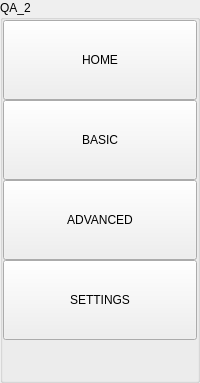
     <widget class="QGroupBox" name="QA_2">
      <property name="title">
       <string>QA_2</string>
      </property>
      <layout class="QGridLayout" name="gridLayout_59">
       <property name="sizeConstraint">
        <enum>QLayout::SetMinAndMaxSize</enum>
       </property>
       <property name="leftMargin">
        <number>0</number>
       </property>
       <property name="topMargin">
        <number>0</number>
       </property>
       <property name="rightMargin">
        <number>0</number>
       </property>
       <property name="bottomMargin">
        <number>0</number>
       </property>
       <property name="spacing">
        <number>0</number>
       </property>
       <item row="2" column="0">
        <widget class="QPushButton" name="QA_Adv">
         <property name="minimumSize">
          <size>
           <width>80</width>
           <height>80</height>
          </size>
         </property>
         <property name="text">
          <string>ADVANCED</string>
         </property>
         <property name="checkable">
          <bool>true</bool>
         </property>
         <property name="autoExclusive">
          <bool>true</bool>
         </property>
        </widget>
       </item>
       <item row="1" column="0">
        <widget class="QPushButton" name="QA_Basic">
         <property name="minimumSize">
          <size>
           <width>80</width>
           <height>80</height>
          </size>
         </property>
         <property name="text">
          <string>BASIC</string>
         </property>
         <property name="checkable">
          <bool>true</bool>
         </property>
         <property name="autoExclusive">
          <bool>true</bool>
         </property>
        </widget>
       </item>
       <item row="0" column="0">
        <widget class="QPushButton" name="QA_Home">
         <property name="minimumSize">
          <size>
           <width>80</width>
           <height>80</height>
          </size>
         </property>
         <property name="styleSheet">
          <string notr="true"/>
         </property>
         <property name="text">
          <string>HOME</string>
         </property>
         <property name="checkable">
          <bool>true</bool>
         </property>
         <property name="autoExclusive">
          <bool>true</bool>
         </property>
        </widget>
       </item>
       <item row="3" column="0">
        <widget class="QPushButton" name="QA_Settings">
         <property name="minimumSize">
          <size>
           <width>80</width>
           <height>80</height>
          </size>
         </property>
         <property name="text">
          <string>SETTINGS</string>
         </property>
         <property name="checkable">
          <bool>true</bool>
         </property>
         <property name="autoExclusive">
          <bool>true</bool>
         </property>
        </widget>
       </item>
       <item row="4" column="0">
        <spacer name="QA_vert">
         <property name="orientation">
          <enum>Qt::Vertical</enum>
         </property>
         <property name="sizeHint" stdset="0">
          <size>
           <width>20</width>
           <height>40</height>
          </size>
         </property>
        </spacer>
       </item>
      </layout>
     </widget>
